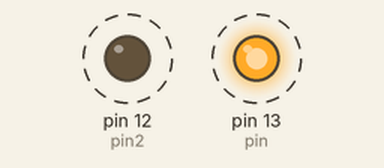
The sketch below on a simulated Arduino Uno, built with avr-gcc and run on an emulated ATmega328P. Shown: output pins drawn as LEDs (lit = HIGH). Dashed ring = blinking.

Above: at 0.05 s.
Timing chart, 0 to 3.0 s (numbered marks = the images above):
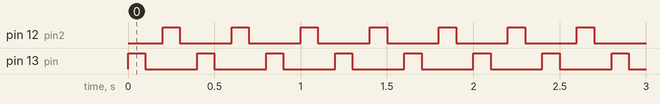

Measured:
- by itself, pin 12 (pin2), pin 13 (pin): alternates HIGH for 0.10 s and LOW for 0.30 s

The sketch:

led-blink.ino
```cpp
int pin = 13;
int pin2 = 12;

void setup()
{
    pinMode(pin, OUTPUT);
    pinMode(pin2, OUTPUT);
}

void loop(){

    digitalWrite(pin, HIGH);
    delay(100);

    digitalWrite(pin, LOW);
    delay(100);

    digitalWrite(pin2, HIGH);
    delay(100);

    digitalWrite(pin2, LOW);
    delay(100);
}
```
